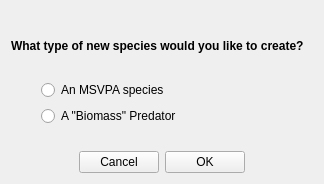
<?xml version="1.0" encoding="UTF-8"?>
<ui version="4.0">
 <class>Form</class>
 <widget class="QWidget" name="Form">
  <property name="geometry">
   <rect>
    <x>0</x>
    <y>0</y>
    <width>324</width>
    <height>184</height>
   </rect>
  </property>
  <property name="windowTitle">
   <string>Form</string>
  </property>
  <layout class="QVBoxLayout" name="verticalLayout_2">
   <item>
    <spacer name="verticalSpacer">
     <property name="orientation">
      <enum>Qt::Vertical</enum>
     </property>
     <property name="sizeType">
      <enum>QSizePolicy::Fixed</enum>
     </property>
     <property name="sizeHint" stdset="0">
      <size>
       <width>20</width>
       <height>15</height>
      </size>
     </property>
    </spacer>
   </item>
   <item>
    <widget class="QLabel" name="label">
     <property name="font">
      <font>
       <weight>75</weight>
       <bold>true</bold>
      </font>
     </property>
     <property name="text">
      <string>What type of new species would you like to create?</string>
     </property>
    </widget>
   </item>
   <item>
    <widget class="QWidget" name="widget" native="true">
     <layout class="QVBoxLayout" name="verticalLayout">
      <property name="leftMargin">
       <number>30</number>
      </property>
      <item>
       <widget class="QRadioButton" name="MSVPASpeciesRB">
        <property name="text">
         <string>An MSVPA species</string>
        </property>
       </widget>
      </item>
      <item>
       <widget class="QRadioButton" name="BiomassPredatorRB">
        <property name="text">
         <string>A &quot;Biomass&quot; Predator</string>
        </property>
       </widget>
      </item>
     </layout>
    </widget>
   </item>
   <item>
    <spacer name="verticalSpacer_2">
     <property name="orientation">
      <enum>Qt::Vertical</enum>
     </property>
     <property name="sizeType">
      <enum>QSizePolicy::Fixed</enum>
     </property>
     <property name="sizeHint" stdset="0">
      <size>
       <width>20</width>
       <height>10</height>
      </size>
     </property>
    </spacer>
   </item>
   <item>
    <layout class="QHBoxLayout" name="horizontalLayout">
     <item>
      <spacer name="horizontalSpacer">
       <property name="orientation">
        <enum>Qt::Horizontal</enum>
       </property>
       <property name="sizeHint" stdset="0">
        <size>
         <width>40</width>
         <height>20</height>
        </size>
       </property>
      </spacer>
     </item>
     <item>
      <widget class="QPushButton" name="CancelPB">
       <property name="text">
        <string>Cancel</string>
       </property>
      </widget>
     </item>
     <item>
      <widget class="QPushButton" name="OkPB">
       <property name="text">
        <string>OK</string>
       </property>
      </widget>
     </item>
     <item>
      <spacer name="horizontalSpacer_9">
       <property name="orientation">
        <enum>Qt::Horizontal</enum>
       </property>
       <property name="sizeHint" stdset="0">
        <size>
         <width>40</width>
         <height>20</height>
        </size>
       </property>
      </spacer>
     </item>
    </layout>
   </item>
  </layout>
 </widget>
 <resources/>
 <connections/>
</ui>
